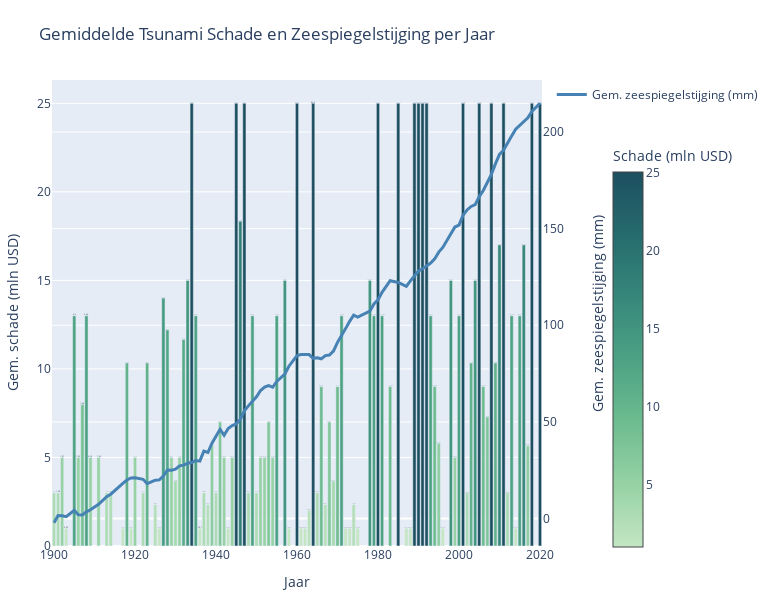

Write notebook code for a chart like this one.
### Markdown cell above
Op de wereldkaart is te zien dat de zwaarst getroffen gebieden zich vooral bevinden in kustregio’s zoals Zuidoost-Azië. Deze gebieden zijn vaak laaggelegen, dichtbevolkt en economisch kwetsbaar. Juist in zulke regio’s kan een relatief kleine verandering in zeeniveau grote gevolgen hebben. De kaart laat zien dat waar dit risico het grootst is, de schade ook het meest geconcentreerd voorkomt. Naarmate de zeespiegel stijgt, en de jaren toenemen, wordt de schade van tsunami's (in USD) steeds hoger.
Ook in Plot 3 wordt duidelijk hoe de financiële schade van tsunami’s door de jaren heen is toegenomen. In deze visualisatie zijn de jaarlijkse schadebedragen in USD weergegeven, waarbij opvalt dat vooral in de meer recente jaren de economische impact aanzienlijk hoger ligt. De extreem hoge schadebedragen van de tsunami’s in 2004 en 2011 zijn uit de grafiek verwijderd, omdat deze uitschieters de schaal zo beïnvloedden dat de overige gegevens minder goed zichtbaar werden.

### Code cell
import pandas as pd
import numpy as np
import plotly.graph_objects as go
import re

# ------- 1. Parser voor schadebedragen -------
def parse_damage(val):
    if pd.isna(val):
        return np.nan
    val = val.upper().strip()

    if 'BILLION' in val or 'B' in val:
        nums = re.findall(r'\d+\.?\d*', val)
        if nums:
            return float(nums[0]) * 1000
    elif 'MILLION' in val or 'M' in val:
        nums = re.findall(r'\d+\.?\d*', val)
        if nums:
            return float(nums[0])
    elif 'LIMITED' in val or 'LIITED' in val or '<$1' in val:
        return 0.5
    else:
        nums = re.findall(r'\d+\.?\d*', val)
        if nums:
            return float(nums[0])

    return np.nan

# ------- 2. Kolommen hernoemen & schade omzetten -------
merged = merged.rename(columns={
    'year': 'YEAR',
    'mmfrom1993-2008average': 'Sea_Level_Change_mm'
})

merged['Estimated_Damage_MillionUSD'] = merged['DAMAGE_TOTAL_DESCRIPTION'].apply(parse_damage)

# ------- 3. Gemiddelden per jaar berekenen -------
bubble_data = merged.groupby('YEAR').agg({
    'Sea_Level_Change_mm': 'mean',
    'Estimated_Damage_MillionUSD': 'mean',
    'DAMAGE_TOTAL_DESCRIPTION': 'count'
}).reset_index().rename(columns={'DAMAGE_TOTAL_DESCRIPTION': 'Tsunami_Count'})

# Filter voor geldige waarden en max schade 15 miljoen
bubble_data = bubble_data.dropna(subset=['Sea_Level_Change_mm', 'Estimated_Damage_MillionUSD'])
bubble_data = bubble_data[bubble_data['Estimated_Damage_MillionUSD'] <= 100]

# ------- 4. Plot met bar (schade) + lijn (zeespiegel) -------
fig = go.Figure()

# Bar voor schade met aangepaste hover info én verplaatste colorbar
fig.add_trace(go.Bar(
    x=bubble_data['YEAR'],
    y=bubble_data['Estimated_Damage_MillionUSD'],
    name='',
    showlegend=False,
    marker=dict(
        color=bubble_data['Estimated_Damage_MillionUSD'],
        colorscale='blugrn',
        colorbar=dict(
            title='Schade (mln USD)',
            x=1.125,            # Iets naar rechts verplaatst
            y=0.425,             # Iets naar beneden (midden van de grafiek)
            xanchor='left',
            yanchor='middle',
            len=0.9           # Korte schaalbalk
        ),
        showscale=True
    ),
    hovertemplate=
        '<b>Jaar:</b> %{x}<br>'+
        '<b>Gem. schade:</b> %{y:.2f} mln USD<br>'+
        '<b>Aantal tsunami’s:</b> %{customdata}<br>'+
        '<b>Gem. zeespiegelstijging:</b> %{text:.2f} mm<br>',
    customdata=bubble_data['Tsunami_Count'],
    text=bubble_data['Sea_Level_Change_mm'],
))


# Lijn voor zeespiegel zonder markers, met eigen y-as
fig.add_trace(go.Scatter(
    x=bubble_data['YEAR'],
    y=bubble_data['Sea_Level_Change_mm'],
    name='Gem. zeespiegelstijging (mm)',
    yaxis='y2',
    mode='lines',  # alleen lijn, geen markers
    line=dict(color='steelblue', width=3),
    hoverinfo='none'  # hover info via bar, dus hier niet nodig
))

# Layout met twee y-assen
fig.update_layout(
    title='Gemiddelde Tsunami Schade en Zeespiegelstijging per Jaar',
    xaxis=dict(title='Jaar'),
    yaxis=dict(
        title='Gem. schade (mln USD)',
        rangemode='tozero'
    ),
yaxis2=dict(
    title='Gem. zeespiegelstijging (mm)',
    overlaying='y',
    side='right',
    rangemode='tozero',
    title_font=dict(
        size=14,
    ),
    title_standoff=30
),

    height=600,
    width=775,
    margin=dict(l=50, r=70, t=80, b=50)
)

fig.show()

### Figure 1 — Plotly figure (JSON) as saved in the notebook; plotly's stock layout.template omitted (floating-point values rounded to 4 significant figures)
{"data": [{"customdata": [2, 2, 1, 1, 2, 2, 4, 2, 2, 2, 2, 4, 3, 3, 1, 1, 2, 3, 3, 1, 4, 5, 2, 3, 1, 3, 2, 1, 2, 1, 2, 3, 6, 2, 4, 1, 1, 1, 1, 3, 1, 2, 2, 2, 1, 1, 4, 1, 2, 2, 2, 2, 1, 2, 4, 2, 4, 3, 3, 6, 3, 3, 2, 1, 1, 3, 1, 2, 5, 1, 2, 3, 2, 1, 1, 1, 1, 1, 2, 2, 3, 5, 3, 2, 1, 2, 2, 4, 3, 2, 1, 3, 7, 1, 3, 3, 1, 4, 2, 1, 2, 3, 6, 3, 1], "hovertemplate": "<b>Jaar:</b> %{x}<br><b>Gem. schade:</b> %{y:.2f} mln USD<br><b>Aantal tsunami’s:</b> %{customdata}<br><b>Gem. zeespiegelstijging:</b> %{text:.2f} mm<br>", "marker": {"color": [3.0, 3.0, 5.0, 1.0, 13.0, 5.0, 8.0, 13.0, 5.0, 5.0, 3.0, 3.0, 1.0, 10.33, 1.0, 5.0, 3.0, 10.33, 2.333, 1.0, 14.0, 12.2, 5.0, 3.667, 5.0, 11.67, 15.0, 25.0, 13.0, 1.0, 3.0, 2.333, 5.667, 3.0, 7.0, 5.0, 1.0, 5.0, 25.0, 18.33, 25.0, 3.0, 13.0, 3.0, 5.0, 5.0, 7.0, 5.0, 13.0, 15.0, 1.0, 25.0, 1.0, 1.0, 2.0, 25.0, 3.0, 9.0, 2.333, 7.0, 3.667, 9.0, 13.0, 1.0, 1.0, 2.333, 1.0, 15.0, 13.0, 25.0, 13.0, 9.0, 25.0, 1.0, 1.0, 25.0, 25.0, 25.0, 25.0, 13.0, 9.0, 5.8, 1.0, 15.0, 5.0, 13.0, 25.0, 3.0, 10.33, 15.0, 25.0, 9.0, 7.286, 25.0, 10.33, 17.0, 25.0, 3.0, 13.0, 1.0, 13.0, 17.0, 5.667, 25.0, 25.0], "colorbar": {"len": 0.9, "title": {"text": "Schade (mln USD)"}, "x": 1.125, "xanchor": "left", "y": 0.425, "yanchor": "middle"}, "colorscale": [[0, "rgb(196, 230, 195)"], [0.1667, "rgb(150, 210, 164)"], [0.3333, "rgb(109, 188, 144)"], [0.5, "rgb(77, 162, 132)"], [0.6667, "rgb(54, 135, 122)"], [0.8333, "rgb(38, 107, 110)"], [1, "rgb(29, 79, 96)"]], "showscale": true}, "name": "", "showlegend": false, "text": [-2.17, 1.58, 1.47, 0.99, 4.2, 1.95, 1.84, 3.46, 4.55, 7.36, 11.27, 12.59, 18.17, 19.92, 20.97, 21.13, 20.27, 18.01, 19.85, 19.98, 21.96, 25.07, 24.97, 25.49, 27.27, 27.62, 28.57, 28.96, 30.01, 29.7, 34.87, 34.17, 38.98, 42.67, 46.17, 43.08, 46.53, 48.14, 48.94, 51.38, 55.69, 58.29, 60.36, 62.95, 66.25, 67.99, 68.79, 67.93, 70.92, 74.71, 78.82, 84.29, 84.89, 84.73, 84.85, 82.9, 83.22, 82.64, 84.31, 84.63, 86.63, 91.17, 94.39, 98.27, 102.0, 105.2, 104.2, 107.3, 111.0, 113.2, 117.1, 123.1, 122.2, 120.2, 123.0, 125.5, 128.1, 129.3, 130.7, 132.2, 134.3, 137.9, 140.2, 147.5, 150.8, 151.8, 156.9, 159.7, 161.5, 162.5, 166.6, 169.8, 173.8, 178.1, 183.5, 188.4, 190.6, 194.6, 198.0, 201.5, 203.5, 205.9, 207.4, 210.6, 214.9], "type": "bar", "x": [1900, 1901, 1902, 1903, 1905, 1906, 1907, 1908, 1909, 1911, 1913, 1914, 1917, 1918, 1919, 1920, 1922, 1923, 1925, 1926, 1927, 1928, 1929, 1930, 1931, 1932, 1933, 1934, 1935, 1936, 1937, 1938, 1939, 1940, 1941, 1942, 1943, 1944, 1945, 1946, 1947, 1948, 1949, 1950, 1951, 1952, 1953, 1954, 1955, 1957, 1958, 1960, 1961, 1962, 1963, 1964, 1965, 1966, 1967, 1968, 1969, 1970, 1971, 1972, 1973, 1974, 1975, 1978, 1979, 1980, 1981, 1983, 1985, 1987, 1988, 1989, 1990, 1991, 1992, 1993, 1994, 1995, 1996, 1998, 1999, 2000, 2001, 2002, 2003, 2004, 2005, 2006, 2007, 2008, 2009, 2010, 2011, 2012, 2013, 2014, 2015, 2016, 2017, 2018, 2020], "y": [3.0, 3.0, 5.0, 1.0, 13.0, 5.0, 8.0, 13.0, 5.0, 5.0, 3.0, 3.0, 1.0, 10.33, 1.0, 5.0, 3.0, 10.33, 2.333, 1.0, 14.0, 12.2, 5.0, 3.667, 5.0, 11.67, 15.0, 25.0, 13.0, 1.0, 3.0, 2.333, 5.667, 3.0, 7.0, 5.0, 1.0, 5.0, 25.0, 18.33, 25.0, 3.0, 13.0, 3.0, 5.0, 5.0, 7.0, 5.0, 13.0, 15.0, 1.0, 25.0, 1.0, 1.0, 2.0, 25.0, 3.0, 9.0, 2.333, 7.0, 3.667, 9.0, 13.0, 1.0, 1.0, 2.333, 1.0, 15.0, 13.0, 25.0, 13.0, 9.0, 25.0, 1.0, 1.0, 25.0, 25.0, 25.0, 25.0, 13.0, 9.0, 5.8, 1.0, 15.0, 5.0, 13.0, 25.0, 3.0, 10.33, 15.0, 25.0, 9.0, 7.286, 25.0, 10.33, 17.0, 25.0, 3.0, 13.0, 1.0, 13.0, 17.0, 5.667, 25.0, 25.0]}, {"hoverinfo": "none", "line": {"color": "steelblue", "width": 3}, "mode": "lines", "name": "Gem. zeespiegelstijging (mm)", "type": "scatter", "x": [1900, 1901, 1902, 1903, 1905, 1906, 1907, 1908, 1909, 1911, 1913, 1914, 1917, 1918, 1919, 1920, 1922, 1923, 1925, 1926, 1927, 1928, 1929, 1930, 1931, 1932, 1933, 1934, 1935, 1936, 1937, 1938, 1939, 1940, 1941, 1942, 1943, 1944, 1945, 1946, 1947, 1948, 1949, 1950, 1951, 1952, 1953, 1954, 1955, 1957, 1958, 1960, 1961, 1962, 1963, 1964, 1965, 1966, 1967, 1968, 1969, 1970, 1971, 1972, 1973, 1974, 1975, 1978, 1979, 1980, 1981, 1983, 1985, 1987, 1988, 1989, 1990, 1991, 1992, 1993, 1994, 1995, 1996, 1998, 1999, 2000, 2001, 2002, 2003, 2004, 2005, 2006, 2007, 2008, 2009, 2010, 2011, 2012, 2013, 2014, 2015, 2016, 2017, 2018, 2020], "y": [-2.17, 1.58, 1.47, 0.99, 4.2, 1.95, 1.84, 3.46, 4.55, 7.36, 11.27, 12.59, 18.17, 19.92, 20.97, 21.13, 20.27, 18.01, 19.85, 19.98, 21.96, 25.07, 24.97, 25.49, 27.27, 27.62, 28.57, 28.96, 30.01, 29.7, 34.87, 34.17, 38.98, 42.67, 46.17, 43.08, 46.53, 48.14, 48.94, 51.38, 55.69, 58.29, 60.36, 62.95, 66.25, 67.99, 68.79, 67.93, 70.92, 74.71, 78.82, 84.29, 84.89, 84.73, 84.85, 82.9, 83.22, 82.64, 84.31, 84.63, 86.63, 91.17, 94.39, 98.27, 102.0, 105.2, 104.2, 107.3, 111.0, 113.2, 117.1, 123.1, 122.2, 120.2, 123.0, 125.5, 128.1, 129.3, 130.7, 132.2, 134.3, 137.9, 140.2, 147.5, 150.8, 151.8, 156.9, 159.7, 161.5, 162.5, 166.6, 169.8, 173.8, 178.1, 183.5, 188.4, 190.6, 194.6, 198.0, 201.5, 203.5, 205.9, 207.4, 210.6, 214.9], "yaxis": "y2"}], "layout": {"height": 600, "margin": {"b": 50, "l": 50, "r": 70, "t": 80}, "title": {"text": "Gemiddelde Tsunami Schade en Zeespiegelstijging per Jaar"}, "width": 775, "xaxis": {"title": {"text": "Jaar"}}, "yaxis": {"rangemode": "tozero", "title": {"text": "Gem. schade (mln USD)"}}, "yaxis2": {"overlaying": "y", "rangemode": "tozero", "side": "right", "title": {"font": {"size": 14}, "standoff": 30, "text": "Gem. zeespiegelstijging (mm)"}}}}
